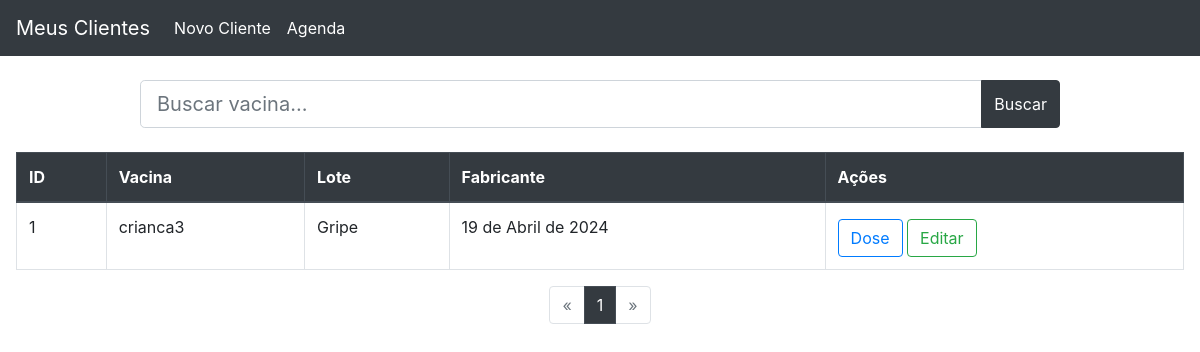
Page /vacinacao/listar_vacinacao on the earlier database version.
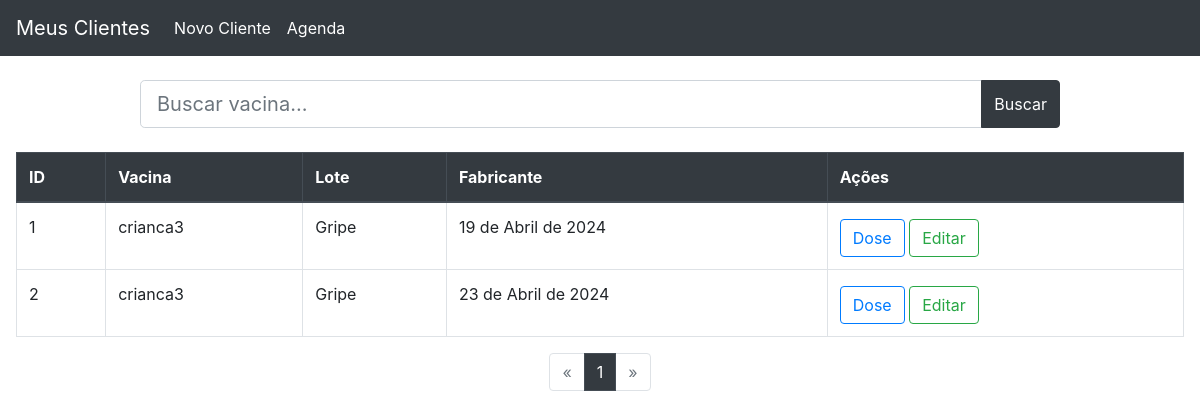
Same page on the later database version.
### vacinacao/models.py (models this page shows)
class CadastroVacinal(models.Model):
    status_vacinacao = [
        ('Processamento', 'Processamento'),
        ('Completo', 'Completo'),
        ('Recusado', 'Recusado'),
    ]
    vacina = models.ForeignKey(Vacina, on_delete=models.CASCADE)
    lote = models.CharField('Lote', max_length=250, blank=True)
    fabricante = models.CharField('Fabricante', max_length=250, blank=True)
    paciente = models.ForeignKey(Crianca, on_delete=models.CASCADE)
    unidade_saude = models.ForeignKey(UnidadeSaude, on_delete=models.CASCADE)
    data_aplicacao = models.DateField('Data da aplicação')
    status = models.CharField('Status', choices=status_vacinacao, max_length=250)
    class Meta:
        db_table = 'vacinacao'
        verbose_name = 'vacinacao'
        verbose_name_plural = 'vacinacao'

### clientes/models.py (models this page shows)
class Crianca(models.Model):
    crianca_nome = models.CharField('Nome da criança', max_length=250)
    crianca_nascimento = models.DateField('Data de nascimento')
    crianca_rg = models.CharField('RG da criança', max_length=250, blank=True)
    crianca_cpf = BRCPFField('CPF', blank=True)
    crianca_responsavel = models.ForeignKey(Pais, on_delete=models.CASCADE)
    class Meta:
        db_table = "crianca"
        ordering = ("crianca_nome",)
    def __str__(self):
        return self.crianca_nome

### vacina/models.py (models this page shows)
class Vacina(models.Model):
    vacina_nome = models.CharField('Vacina', max_length=250)
    vacina_lote = models.CharField('Lote', max_length=250, blank=True)
    vacina_fabricante = models.CharField('Lote', max_length=250, blank=True)
    def __str__(self):
        return self.vacina_nome

### vacinacao/views.py (the view)
# urls.py: path('listar_vacinacao', listar_vacinacao, name='listar_vacinacao'),
def listar_vacinacao(request):
    busca = request.GET.get('busca')
    if busca:
        vacinacao_list = CadastroVacinal.objects.filter(
            paciente__icontains=busca).order_by('paciente')
    else:
        vacinacao_list = CadastroVacinal.objects.all().order_by('paciente')
    paginacao = Paginator(vacinacao_list, 10)
    pagina = request.GET.get('page')
    vacinacao = paginacao.get_page(pagina)
    context = {
        'vacinacao':vacinacao
    }
    return render(request, 'vacinacao/listar_vacinacao.html', context)

### templates/vacinacao/listar_vacinacao.html (shortened to what this page needs)
{% extends "base.html" %}
{% block main %}
<div class="container" id="areabusca">
	<div class="row justify-content-center mb-4 mt-4">
		<div class="col-10">
			<form>
				<div class="input-group">
					<input type="text" class="form-control form-control-lg" name="busca" id="busca" type="text"
						placeholder="Buscar vacina..." value="{{ request.GET.busca }}">
					<div class="input-group-append">
						<button class="btn btn-dark" type="submit"> Buscar</button>
					</div>
				</div>
			</form>
		</div>
	</div>
</div>
<div class="table-responsive-md">
	<table class="table table-hover table-bordered">
		<thead class="thead-dark">
			<tr>
				<th scope="col">ID</th>
				<th scope="col">Vacina</th>
				<th scope="col">Lote</th>
				<th scope="col">Fabricante</th>
				<th scope="col">Ações</th>
			</tr>
		</thead>
		<tbody>
			{% for vacinacao in vacinacao %}
			<tr>
				<td>{{ vacinacao.id }} </th>
				<td>{{ vacinacao.paciente }} </th>
				<td>{{ vacinacao.vacina }} </td>
				<td>{{ vacinacao.data_aplicacao }} </td>
				<td>
					<a href=" {% url "visualizar_vacinacao" vacinacao.pk %}" class="btn btn-outline-primary mt-1" >  Dose </a>
					<a href="{% url "editar_vacinacao" vacinacao.id %} " class="btn btn-outline-success mt-1">  Editar </a>
				</td>
			</tr>
			{% endfor %}
		</tbody>
	</table>
</div>
<nav>
	<ul class="pagination justify-content-center">
		{% if vacinacao.has_previous %}
		<li class="page-item">
			<a class="page-link"
				href="?page={{ vacinacao.previous_page_number }}{% if request.GET.busca %}&busca={{ request.GET.busca }}{% endif %}"
				aria-label="Anterior">
				<span aria-hidden="true">&laquo;</span>
			</a>
		</li>
		{% else %}
		<li class="page-item disabled">
			<a class="page-link" aria-label="Anterior">
				<span aria-hidden="true">&laquo;</span>
			</a>
		</li>
		{% endif %}
		{% for num in vacinacao.paginator.page_range %}
		{% if vacinacao.number == num %}
		<li class="page-item active"><a class="page-link" href="#">{{ num }}</a></li>
		{% else %}
		<li class="page-item"><a class="page-link"
				href="?page={{ num }}{% if request.GET.busca %}&busca={{ request.GET.busca }}{% endif %}">{{ num }}</a>
		</li>
		{% endif %}
		{% endfor %}
		{% if vacinacao.has_next %}
		<li class="page-item">
			<a class="page-link"
				href="?page={{ vacinacao.next_page_number }}{% if request.GET.busca %}&busca={{ request.GET.busca }}{% endif %}"
				aria-label="Next">
				<span aria-hidden="true">&raquo;</span>
			</a>
		</li>
		{% else %}
		<li class="page-item disabled">
			<a class="page-link" aria-label="Next">
				<span aria-hidden="true">&raquo;</span>
			</a>
		</li>
		{% endif %}
	</ul>
</nav>
{% endblock main %}

Differences in the rows shown:
added CadastroVacinal: id "2", paciente "crianca3", vacina "Gripe", data_aplicacao "23 de Abril de 2024"
